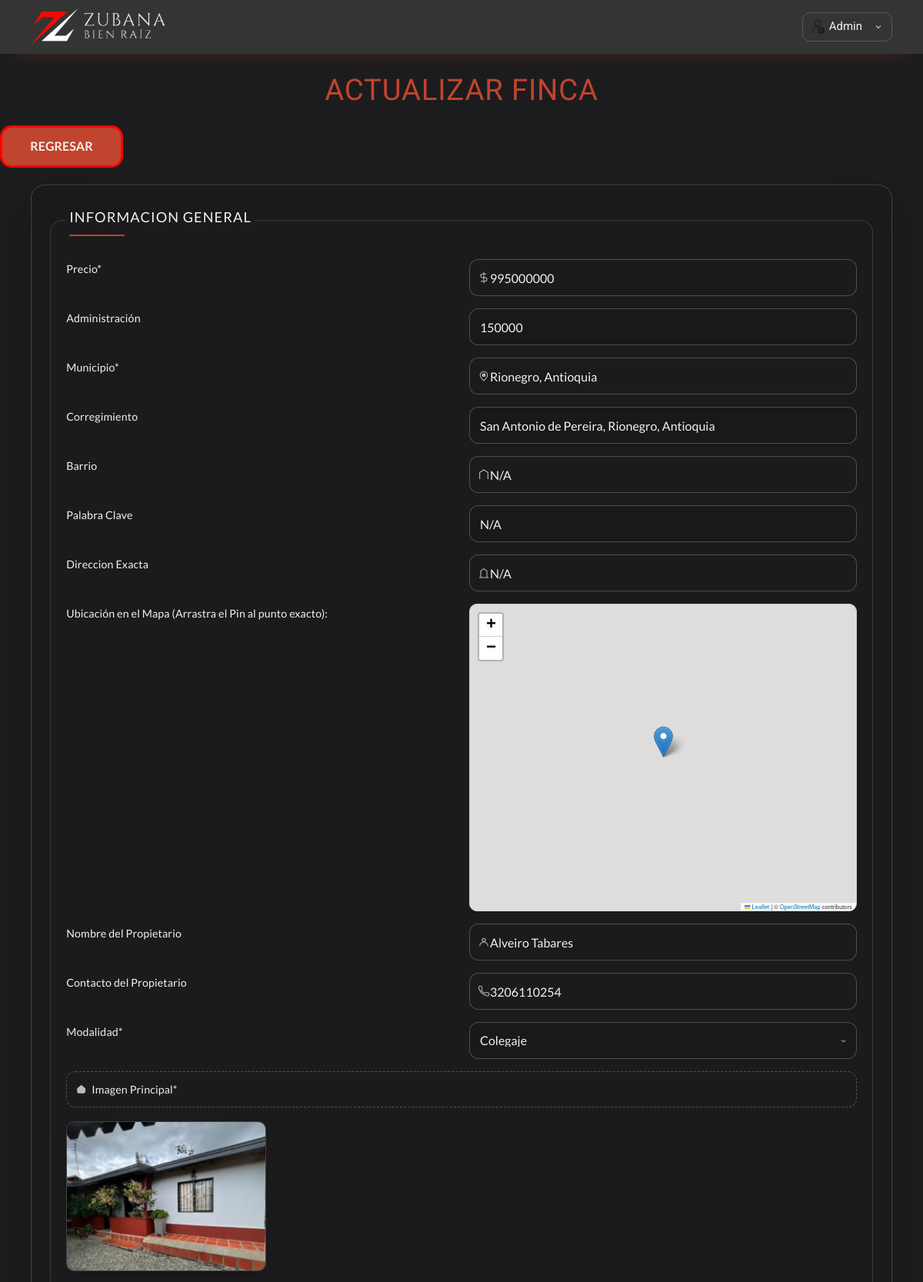
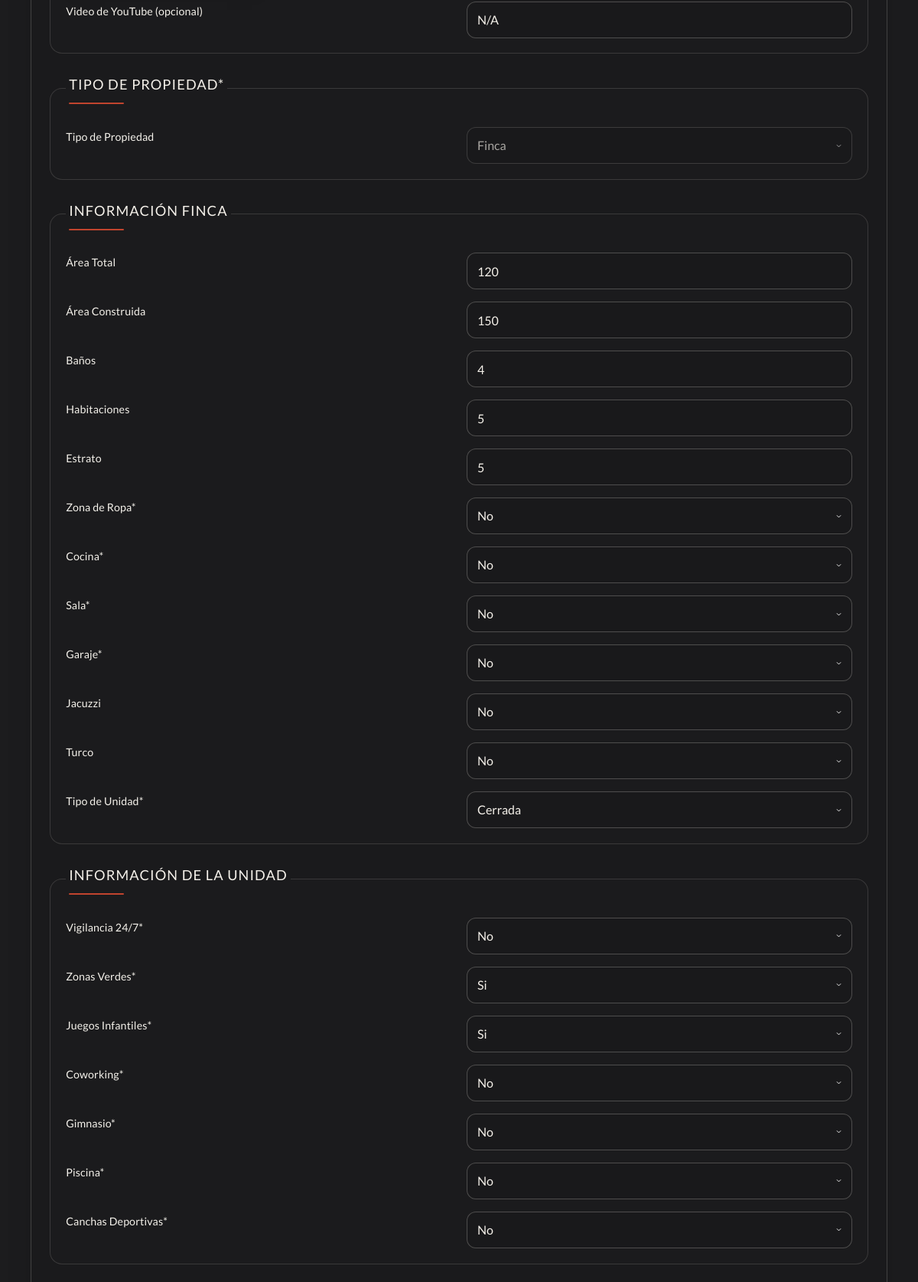
Page /propiedades/actualizar-finca?id=64&tipo=Finca (signed in, upper part) on the committed database (2 pictures, top to bottom).
### tables this page shows
CREATE TABLE `casa` (
  `id` int NOT NULL AUTO_INCREMENT,
  `tenant_id` int NOT NULL,
  `area_total` bigint DEFAULT NULL,
  `habitaciones` int DEFAULT NULL,
  `sala` varchar(5) DEFAULT NULL,
  `zona_ropa` varchar(5) DEFAULT NULL,
  `banos` int DEFAULT NULL,
  `nombre` text,
  `imagen` varchar(200) DEFAULT NULL,
  `precio` bigint DEFAULT NULL,
  `ubicacion` varchar(120) DEFAULT NULL,
  `direccion` varchar(60) DEFAULT NULL,
  `tipo` varchar(50) DEFAULT NULL,
  `propietario` varchar(100) DEFAULT NULL,
  `contacto` varchar(15) DEFAULT NULL,
  `codigo` varchar(5) DEFAULT NULL,
  `modalidad` varchar(25) DEFAULT NULL,
  `area_construida` bigint DEFAULT NULL,
  `estrato` int DEFAULT NULL,
  `cocina` varchar(5) DEFAULT NULL,
  `garaje` varchar(5) DEFAULT NULL,
  `tipo_unidad` varchar(50) DEFAULT NULL,
  `vigilancia` varchar(5) DEFAULT NULL,
  `zonas_verdes` varchar(255) DEFAULT NULL,
  `juegos` varchar(5) DEFAULT NULL,
  `coworking` varchar(5) DEFAULT NULL,
  `gimnasio` varchar(5) DEFAULT NULL,
  `piscina` varchar(5) DEFAULT NULL,
  `cancha` varchar(5) DEFAULT NULL,
  `actualizacion` varchar(65) DEFAULT NULL,
  `descripcion` text,
  `barrio` varchar(255) DEFAULT NULL,
  `administracion` bigint DEFAULT NULL,
  `corregimiento` varchar(125) DEFAULT NULL,
  `palabra_clave` varchar(125) DEFAULT NULL,
  `latitud` decimal(10,8) DEFAULT NULL,
  `longitud` decimal(10,8) DEFAULT NULL,
  `jacuzzi` varchar(5) DEFAULT NULL,
  `turco` varchar(5) DEFAULT NULL,
  `video_url` varchar(500) NOT NULL DEFAULT 'N/A',
  `created_at` timestamp NOT NULL DEFAULT CURRENT_TIMESTAMP,
  PRIMARY KEY (`id`),
  KEY `idx_tenant` (`tenant_id`)
);

### controllers/FincaController.php (called while the page is built, shortened)
<?php
class FincaController {
    public static function actualizarFinca(Router $router): void {
        $id        = validarORedireccion('/');
        $propiedad = Casa::find($id);
        $errores   = Casa::getErrores();
        $router->render('crear/actualizar-finca', ['propiedad' => $propiedad, 'errores' => $errores]);
    }
}

### public/index.php (called while the page is built, shortened)
<?php
$router = new Router();
$router->get('/', [PaginaController::class, 'index']);
$router->get('/propiedad', [PaginaController::class, 'propiedad']);
$router->get('/tipo-propiedad', [PropiedadController::class, 'tipoPropiedad']);
$router->get('/propiedades/crear-casa', [PropiedadController::class, 'crearCasa']);
$router->post('/propiedades/crear-casa', [PropiedadController::class, 'crearCasa']);
$router->get('/propiedades/actualizar-casa', [PropiedadController::class, 'actualizarCasa']);
$router->post('/propiedades/actualizar-casa', [PropiedadController::class, 'actualizarCasa']);
$router->get('/propiedades/crear-finca', [FincaController::class, 'crearFinca']);
$router->post('/propiedades/crear-finca', [FincaController::class, 'crearFinca']);
$router->get('/propiedades/actualizar-finca', [FincaController::class, 'actualizarFinca']);
$router->post('/propiedades/actualizar-finca', [FincaController::class, 'actualizarFinca']);
$router->get('/propiedades/crear-apartamento', [ApartamentoController::class, 'crearApartamento']);
$router->post('/propiedades/crear-apartamento', [ApartamentoController::class, 'crearApartamento']);
$router->get('/propiedades/actualizar-apartamento', [ApartamentoController::class, 'actualizarApartamento']);
$router->post('/propiedades/actualizar-apartamento', [ApartamentoController::class, 'actualizarApartamento']);
$router->get('/propiedades/crear-lote', [LotesController::class, 'crearLotes']);
$router->post('/propiedades/crear-lote', [LotesController::class, 'crearLotes']);
$router->get('/propiedades/actualizar-lote', [LotesController::class, 'actualizarLotes']);
$router->post('/propiedades/actualizar-lote', [LotesController::class, 'actualizarLotes']);
$router->get('/propiedades/crear-local', [LocalController::class, 'crearLocal']);
$router->post('/propiedades/crear-local', [LocalController::class, 'crearLocal']);
$router->get('/propiedades/actualizar-local', [LocalController::class, 'actualizarLocal']);
$router->post('/propiedades/actualizar-local', [LocalController::class, 'actualizarLocal']);
$router->get('/aviso-legal', [AvisoPoliticasController::class, 'avisoLegal'] );
$router->get('/politica-de-privacidad', [AvisoPoliticasController::class, 'politicasPrivacidad' ]);
$router->post('/propiedades/eliminar', [PropiedadController::class, 'eliminar']);
$router->get('/webhook/whatsapp',  [WhatsAppController::class, 'verificar']);
$router->post('/webhook/whatsapp', [WhatsAppController::class, 'recibir']);
$router->get('/crm/whatsapp',      [WhatsAppController::class, 'configuracion']);
$router->get('/crm',             [CrmController::class, 'index']);
$router->get('/crm/crear',       [CrmController::class, 'crear']);
$router->post('/crm/crear',      [CrmController::class, 'crear']);
$router->get('/crm/cliente',     [CrmController::class, 'detalle']);
$router->get('/crm/editar',      [CrmController::class, 'editar']);
$router->post('/crm/editar',     [CrmController::class, 'editar']);
$router->post('/crm/actividad',  [CrmController::class, 'actividad']);
$router->post('/crm/estado',     [CrmController::class, 'estado']);
$router->post('/crm/eliminar',   [CrmController::class, 'eliminar']);
$router->get('/configuraciones', [ConfiguracionesController::class, 'index']);
$router->post('/configuraciones/guardar', [ConfiguracionesController::class, 'guardar']);
$router->post('/configuraciones/reset', [ConfiguracionesController::class, 'resetear']);
$router->get('/login', [LoginController::class, 'login']);
$router->post('/login', [LoginController::class, 'login']);
$router->get('/logout', [LoginController::class, 'logout']);
$router->get('/api/buscar', [ApiBusquedaController::class, 'buscar']);
$router->comprobarRutas();
?>

### includes/funciones.php (called while the page is built, shortened)
<?php
function s(string $html): string {
    return htmlspecialchars($html);
}
function validarORedireccion(string $url): int {
    $id = filter_var($_GET['id'] ?? null, FILTER_VALIDATE_INT);
    return $id;
}

### models/ActiveRecord.php (called while the page is built, shortened)
<?php
class ActiveRecord {
    protected static $db;
    protected static $tabla = '';
    public static function setDB($database): void {
        self::$db = $database;
    }
    protected static $tenantId = null;
    public static function setTenant(?int $tenantId): void {
        self::$tenantId = $tenantId;
    }
    protected static function tid(): int {
        return self::$tenantId;
    }
    public static function find(int $id): ?object {
        $t = self::tid();
        $query = "SELECT * FROM " . static::$tabla . " WHERE id = {$id} AND tenant_id = {$t} LIMIT 1";
        $resultados = self::consultarSQL($query);
        return array_shift($resultados);
    }
    public static function consultarSQL(string $query): array {
        $resultado = self::$db->query($query);
        $array = [];
        while ($registro = $resultado->fetch_assoc()) {
            $array[] = static::crearObjeto($registro);
        }
        return $array;
    }
    protected static function crearObjeto(array $registro): static {
        $objeto = new static;
        foreach ($registro as $key => $value) {
            if (property_exists($objeto, $key)) {
                $objeto->$key = $value;
            }
        }
        return $objeto;
    }
}

### views/crear/formulario.php (the view, shortened to what this page needs)
<fieldset>
    <legend>Informacion General</legend>
    <label for="precio">Precio*</label>
    <input type="text" placeholder="Precio de la propiedad" class="precio" id="precio" name="propiedad[precio]" value="<?php echo trim(s($propiedad?->precio ?? '')); ?>">
    <label for="precio">Administración</label>
    <input type="text" placeholder="Si la propiedad no tiene administración, ingresa 0." class="administracion" id="administracion" name="propiedad[administracion]" value="<?php echo trim(s($propiedad?->administracion ?? '')); ?>">
    <label for="ubicacion">Municipio*</label>
    <input type="text" placeholder="Ej: Rionegro, Antioquia" id="ubicacion" name="propiedad[ubicacion]" value="<?php echo trim(s($propiedad?->ubicacion ?? '')); ?>">
    <label for="barrio">Corregimiento</label>
    <input type="text" placeholder="San Antonio de Pereira, Campo no obligatorio" id="corregimiento" name="propiedad[corregimiento]" value="<?php echo trim(s($propiedad?->corregimiento ?? '')); ?>">
    <label for="barrio">Barrio</label>
    <input type="text" placeholder="Ej: El Caney" id="barrio" name="propiedad[barrio]" value="<?php echo trim(s($propiedad?->barrio ?? '')); ?>">
    <label for="barrio">Palabra Clave</label>
    <input type="text" placeholder="No ingresar mas de una palabra clave, Campo no obligatorio" id="palabra_clave" name="propiedad[palabra_clave]" value="<?php echo trim(s($propiedad?->palabra_clave ?? '')); ?>">
    <label for="direccion">Direccion Exacta</label>
    <input type="text" placeholder="Calle 40 #73-21" id="direccion" name="propiedad[direccion]" value="<?php echo trim(s($propiedad?->direccion ?? '')); ?>">
    <label>Ubicación en el Mapa (Arrastra el Pin al punto exacto):</label>
    <div id="mapa-formulario" style="height: 400px; width: 100%; border: 1px solid #ccc; border-radius: 10px;"></div>
    <label for="propietario">Nombre del Propietario</label>
    <input type="text" placeholder="Propietario" id="propietario" name="propiedad[propietario]" value="<?php echo trim(s($propiedad?->propietario ?? '')); ?>">
    <label for="contacto">Contacto del Propietario</label>
    <input type="tel" placeholder="Contacto" id="contacto" name="propiedad[contacto]" value="<?php echo trim(s($propiedad?->contacto ?? '')); ?>">
    <label for="modalidad">Modalidad*</label>
    <select id="modalidad" class="select-estilizado" name="propiedad[modalidad]" required>
    <option value="Colegaje" <?php echo ($propiedad?->modalidad ?? '') === 'Colegaje' ? 'selected' : ''; ?>>Colegaje</option>
    </select>
    <label for="imagen" class="custom-file-label">Imagen Principal*</label>
    <?php if(!empty($propiedad?->imagen)) { ?>
    <img src="/imagenes/<?php echo $propiedad->imagen ?>" alt="" class="imagen-peque">
    <?php } ?>
    <label for="video_url">Video de YouTube (opcional)</label>
    <input type="text" placeholder="Pega aquí el enlace del video de YouTube del inmueble." id="video_url" name="propiedad[video_url]" value="<?php echo trim(s($propiedad?->video_url ?? '')); ?>">
</fieldset>

### views/crear/actualizar-finca.php (shortened to what this page needs)
<main class="contenedor crear">
    <h1>actualizar Finca</h1>
    <a href="/tipo-propiedad" class="bt-regresar">Regresar</a>
    <form action="" class="formulario" method="POST" enctype="multipart/form-data" id="form-propiedad">
        <?php include __DIR__ . '/formulario.php'; ?>
    <fieldset>
    <legend>Tipo de Propiedad*</legend>
        <label for="tipo-propiedad">Tipo de Propiedad</label>
        <select id="tipo-propiedad" class="select-estilizado" name="propiedad[tipo]" required disabled>
            <option value="Finca" selected>Finca</option>
        </select>
    </fieldset>
    <fieldset>
        <legend>Información Finca</legend>
        <label for="area_total">Área Total</label>
        <input type="text" placeholder="En m2 el valor" id="area_total" class="areas" name="propiedad[area_total]" value="<?php echo trim(s($propiedad?->area_total ?? '')); ?>">
        <label for="area_construida">Área Construida</label>
        <input type="text" placeholder="En m2 el valor" id="area_construida" class="areac" name="propiedad[area_construida]" value="<?php echo trim(s($propiedad?->area_construida ?? '')); ?>">
        <label for="wc">Baños</label>
        <input type="number" placeholder="Ej: 5 - Solo el Valor" id="wc" name="propiedad[banos]" value="<?php echo is_numeric($propiedad?->banos) ? $propiedad->banos : ''; ?>">
        <label for="habitaciones">Habitaciones</label>
        <input type="number" placeholder="Ej: 4 - Solo el Valor" id="habitaciones" name="propiedad[habitaciones]" value="<?php echo is_numeric($propiedad?->habitaciones) ? $propiedad->habitaciones : ''; ?>">
        <label for="estrato">Estrato</label>
        <input type="number" placeholder="Ej: 3 - Solo el Valor" id="estrato" name="propiedad[estrato]" value="<?php echo is_numeric($propiedad?->estrato) ? $propiedad->estrato : ''; ?>">
        <label for="zona_ropa">Zona de Ropa*</label>
        <select id="zona_ropa" class="select-estilizado" name="propiedad[zona_ropa]">
            <option value="No" <?php echo ($propiedad?->zona_ropa === 'No') ? 'selected' : ''; ?>>No</option>
        </select>
        <label for="cocina">Cocina*</label>
        <select id="cocina" class="select-estilizado" name="propiedad[cocina]">
            <option value="No" <?php echo ($propiedad?->cocina === 'No') ? 'selected' : ''; ?>>No</option>
        </select>
        <label for="sala">Sala*</label>
        <select id="sala" class="select-estilizado" name="propiedad[sala]">
            <option value="No" <?php echo ($propiedad?->sala === 'No') ? 'selected' : ''; ?>>No</option>
        </select>
        <label for="garaje">Garaje*</label>
        <select id="garaje" class="select-estilizado" name="propiedad[garaje]">
            <option value="No" <?php echo ($propiedad?->garaje === 'No') ? 'selected' : ''; ?>>No</option>
        </select>
        <label for="jacuzzi">Jacuzzi</label>
        <select id="jacuzzi" class="select-estilizado" name="propiedad[jacuzzi]">
            <option value="No" <?php echo ($propiedad?->jacuzzi === 'No') ? 'selected' : ''; ?>>No</option>
        </select>
        <label for="turco">Turco</label>
        <select id="turco" class="select-estilizado" name="propiedad[turco]">
            <option value="No" <?php echo ($propiedad?->turco === 'No') ? 'selected' : ''; ?>>No</option>
        </select>
        <label for="tipo-unidad">Tipo de Unidad*</label>
        <select id="tipo-unidad" class="select-estilizado" name="propiedad[tipo_unidad]">
            <option value="cerrada" <?php echo ($propiedad?->tipo_unidad === 'cerrada') ? 'selected' : ''; ?>>Cerrada</option>
        </select>
    </fieldset>
    <fieldset>
        <legend>Información de la Unidad</legend>
        <label for="vigilancia">Vigilancia 24/7*</label>
        <select id="vigilancia" class="select-estilizado" name="propiedad[vigilancia]">
            <option value="No" <?php echo ($propiedad?->vigilancia === 'No') ? 'selected' : ''; ?>>No</option>
        </select>
        <label for="zonas_verdes">Zonas Verdes*</label>
        <select id="zonas_verdes" class="select-estilizado" name="propiedad[zonas_verdes]">
            <option value="Si" <?php echo ($propiedad?->zonas_verdes === 'Si') ? 'selected' : ''; ?>>Si</option>
        </select>
        <label for="juegos">Juegos Infantiles*</label>
        <select id="juegos" class="select-estilizado" name="propiedad[juegos]">
            <option value="Si" <?php echo ($propiedad?->juegos === 'Si') ? 'selected' : ''; ?>>Si</option>
        </select>
        <label for="coworking">Coworking*</label>
        <select id="coworking" class="select-estilizado" name="propiedad[coworking]">
            <option value="No" <?php echo ($propiedad?->coworking === 'No') ? 'selected' : ''; ?>>No</option>
        </select>
        <label for="gimnasio">Gimnasio*</label>
        <select id="gimnasio" class="select-estilizado" name="propiedad[gimnasio]">
            <option value="No" <?php echo ($propiedad?->gimnasio === 'No') ? 'selected' : ''; ?>>No</option>
        </select>
        <label for="piscina">Piscina*</label>
        <select id="piscina" class="select-estilizado" name="propiedad[piscina]">
            <option value="No" <?php echo ($propiedad?->piscina === 'No') ? 'selected' : ''; ?>>No</option>
        </select>
        <label for="cancha">Canchas Deportivas*</label>
        <select id="cancha" class="select-estilizado" name="propiedad[cancha]">
            <option value="No" <?php echo ($propiedad?->cancha === 'No') ? 'selected' : ''; ?>>No</option>
        </select>
    </fieldset>
    </form>
</main>

### rows in the picture
casa: precio "995000000", administracion "150000", ubicacion "Rionegro, Antioquia", corregimiento "San Antonio de Pereira, Rionegro, Antioquia", barrio "N/A", palabra_clave "N/A", direccion "N/A", propietario "Alveiro Tabares", contacto "3206110254", modalidad "Colegaje", imagen (picture), video_url "N/A", area_total "120", area_construida "150", banos "4", habitaciones "5", estrato "5", zona_ropa "No", cocina "No", sala "No", garaje "No", jacuzzi "No", turco "No", tipo_unidad "Cerrada", vigilancia "No", zonas_verdes "Si", juegos "Si", coworking "No", gimnasio "No", piscina "No", cancha "No"
